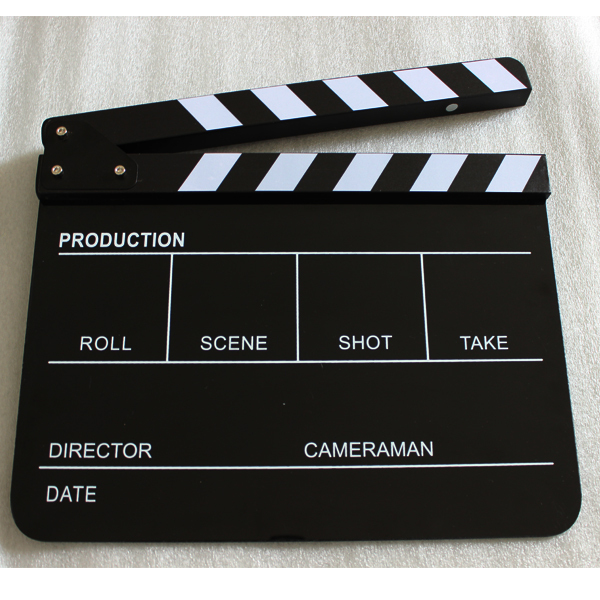
#> input picture dataset/slateExamples/test01.jpg, 600 x 600 px, given in place of pos-1.jpg, which was not available
$ python scan3.py
#> lines starting #> are read from the running program, lines starting #| are printed output that depends on the picture; pictures that were not available may be replaced by others from this repository, and a replacement may not be noted
import cv2
import numpy as np
from os.path import join

datapath = "dataset/combinedDataSet"


def path(cls, i):
    return "%s/%s%d.jpg" % (datapath, cls, i + 1)


pos, neg = "pos-", "neg-"

detect = cv2.xfeatures2d.SIFT_create()
extract = cv2.xfeatures2d.SIFT_create()

flann_params = dict(algorithm=1, trees=5)
flann = cv2.FlannBasedMatcher(flann_params, {})

bow_kmeans_trainer = cv2.BOWKMeansTrainer(40)
extract_bow = cv2.BOWImgDescriptorExtractor(extract, flann)


def extract_sift(fn):
#> called with fn = 'dataset/combinedDataSet/pos-1.jpg'
    im = cv2.imread(fn, 0)
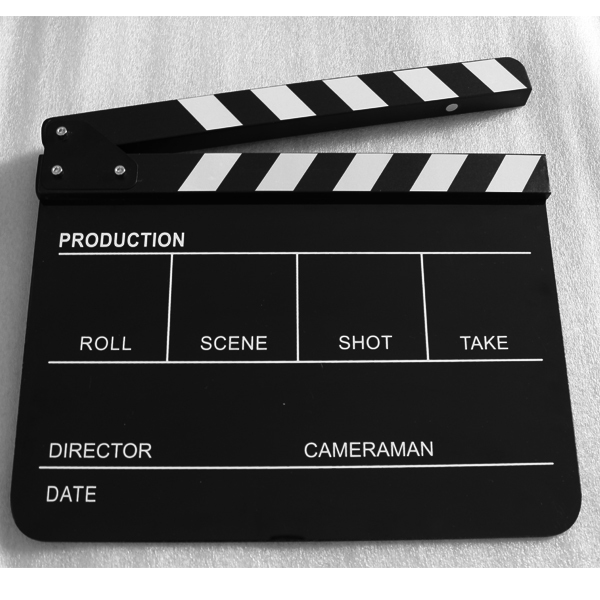
#> im: shape (600, 600); min 0, max 255, mean 97.7
    return extract.compute(im, detect.detect(im))[1]
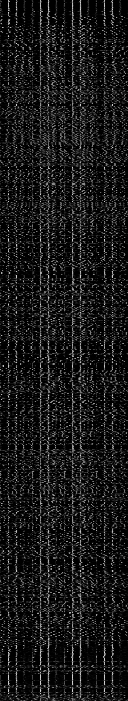
#> returned value: shape (701, 128) float32; min 0, max 222, mean 24.5


for i in range(8):
    bow_kmeans_trainer.add(extract_sift(path(pos, i)))
    bow_kmeans_trainer.add(extract_sift(path(neg, i)))
#> call 2 of extract_sift, with fn = 'dataset/combinedDataSet/neg-1.jpg'
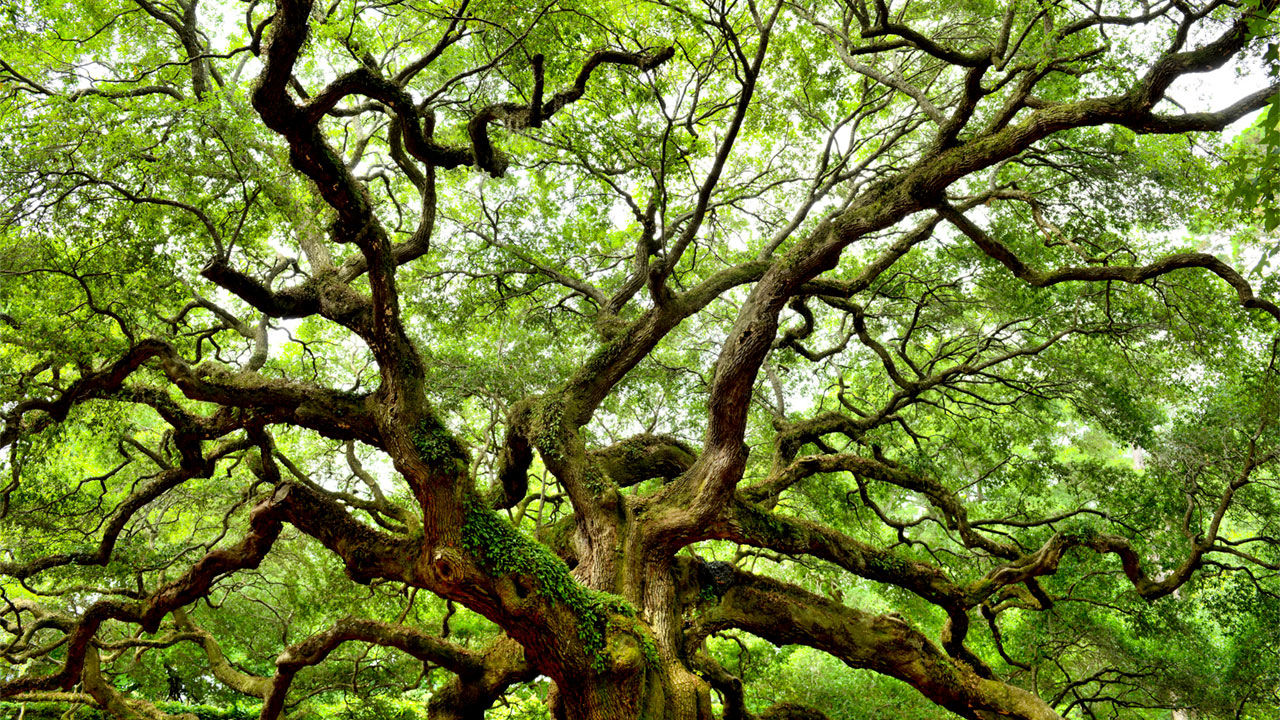
#> input picture dataset/slateExamples/test02.jpg, 1280 x 720 px, given in place of neg-1.jpg, which was not available
#> in extract_sift (call 2), `im = cv2.imread(fn, 0)`:
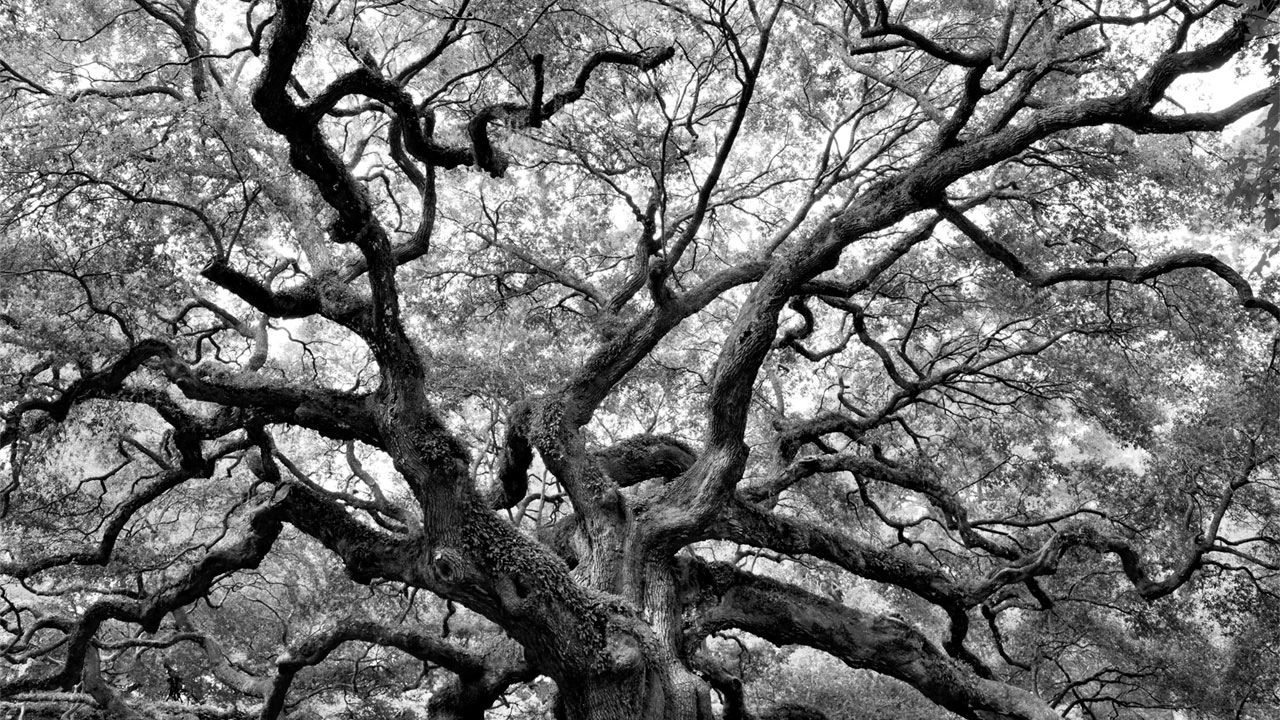
#> im: shape (720, 1280); min 0, max 255, mean 112.4
#> (the run stopped early here; a loop or call above may not have finished)
